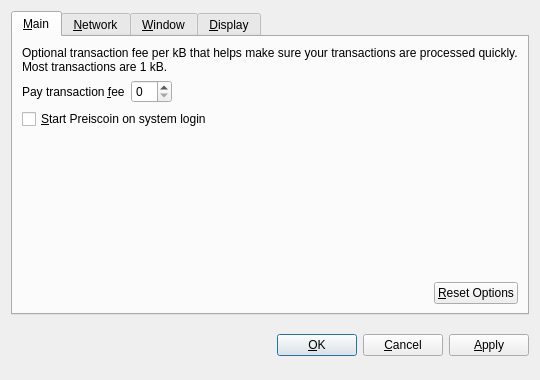
<?xml version="1.0" encoding="UTF-8"?>
<ui version="4.0">
 <class>OptionsDialog</class>
 <widget class="QDialog" name="OptionsDialog">
  <property name="geometry">
   <rect>
    <x>0</x>
    <y>0</y>
    <width>540</width>
    <height>380</height>
   </rect>
  </property>
  <property name="windowTitle">
   <string>Options</string>
  </property>
  <property name="modal">
   <bool>true</bool>
  </property>
  <layout class="QVBoxLayout" name="verticalLayout">
   <item>
    <widget class="QTabWidget" name="tabWidget">
     <property name="tabPosition">
      <enum>QTabWidget::North</enum>
     </property>
     <property name="currentIndex">
      <number>0</number>
     </property>
     <widget class="QWidget" name="tabMain">
      <attribute name="title">
       <string>&amp;Main</string>
      </attribute>
      <layout class="QVBoxLayout" name="verticalLayout_Main">
       <item>
        <widget class="QLabel" name="transactionFeeInfoLabel">
         <property name="text">
          <string>Optional transaction fee per kB that helps make sure your transactions are processed quickly. Most transactions are 1 kB.</string>
         </property>
         <property name="textFormat">
          <enum>Qt::PlainText</enum>
         </property>
         <property name="wordWrap">
          <bool>true</bool>
         </property>
        </widget>
       </item>
       <item>
        <layout class="QHBoxLayout" name="horizontalLayout_1_Main">
         <item>
          <widget class="QLabel" name="transactionFeeLabel">
           <property name="text">
            <string>Pay transaction &amp;fee</string>
           </property>
           <property name="textFormat">
            <enum>Qt::PlainText</enum>
           </property>
           <property name="buddy">
            <cstring>transactionFee</cstring>
           </property>
          </widget>
         </item>
         <item>
          <widget class="BitcoinAmountField" name="transactionFee"/>
         </item>
         <item>
          <spacer name="horizontalSpacer_1_Main">
           <property name="orientation">
            <enum>Qt::Horizontal</enum>
           </property>
           <property name="sizeHint" stdset="0">
            <size>
             <width>40</width>
             <height>20</height>
            </size>
           </property>
          </spacer>
         </item>
        </layout>
       </item>
       <item>
        <widget class="QCheckBox" name="bitcoinAtStartup">
         <property name="toolTip">
          <string>Automatically start Preiscoin after logging in to the system.</string>
         </property>
         <property name="text">
          <string>&amp;Start Preiscoin on system login</string>
         </property>
        </widget>
       </item>
       <item>
        <spacer name="verticalSpacer_Main">
         <property name="orientation">
          <enum>Qt::Vertical</enum>
         </property>
         <property name="sizeHint" stdset="0">
          <size>
           <width>20</width>
           <height>40</height>
          </size>
         </property>
        </spacer>
       </item>
       <item>
        <layout class="QHBoxLayout" name="horizontalLayout_2_Main">
         <item>
          <spacer name="horizontalSpacer_2_Main">
           <property name="orientation">
            <enum>Qt::Horizontal</enum>
           </property>
           <property name="sizeHint" stdset="0">
            <size>
             <width>40</width>
             <height>20</height>
            </size>
           </property>
          </spacer>
         </item>
         <item>
          <widget class="QPushButton" name="resetButton">
           <property name="toolTip">
            <string>Reset all client options to default.</string>
           </property>
           <property name="text">
            <string>&amp;Reset Options</string>
           </property>
           <property name="autoDefault">
            <bool>false</bool>
           </property>
          </widget>
         </item>
        </layout>
       </item>
      </layout>
     </widget>
     <widget class="QWidget" name="tabNetwork">
      <attribute name="title">
       <string>&amp;Network</string>
      </attribute>
      <layout class="QVBoxLayout" name="verticalLayout_Network">
       <item>
        <widget class="QCheckBox" name="mapPortUpnp">
         <property name="toolTip">
          <string>Automatically open the Preiscoin client port on the router. This only works when your router supports UPnP and it is enabled.</string>
         </property>
         <property name="text">
          <string>Map port using &amp;UPnP</string>
         </property>
        </widget>
       </item>
       <item>
        <widget class="QCheckBox" name="connectSocks">
         <property name="toolTip">
          <string>Connect to the Preiscoin network through a SOCKS proxy (e.g. when connecting through Tor).</string>
         </property>
         <property name="text">
          <string>&amp;Connect through SOCKS proxy:</string>
         </property>
        </widget>
       </item>
       <item>
        <layout class="QHBoxLayout" name="horizontalLayout_Network">
         <item>
          <widget class="QLabel" name="proxyIpLabel">
           <property name="text">
            <string>Proxy &amp;IP:</string>
           </property>
           <property name="textFormat">
            <enum>Qt::PlainText</enum>
           </property>
           <property name="buddy">
            <cstring>proxyIp</cstring>
           </property>
          </widget>
         </item>
         <item>
          <widget class="QValidatedLineEdit" name="proxyIp">
           <property name="maximumSize">
            <size>
             <width>140</width>
             <height>16777215</height>
            </size>
           </property>
           <property name="toolTip">
            <string>IP address of the proxy (e.g. 127.0.0.1)</string>
           </property>
          </widget>
         </item>
         <item>
          <widget class="QLabel" name="proxyPortLabel">
           <property name="text">
            <string>&amp;Port:</string>
           </property>
           <property name="textFormat">
            <enum>Qt::PlainText</enum>
           </property>
           <property name="buddy">
            <cstring>proxyPort</cstring>
           </property>
          </widget>
         </item>
         <item>
          <widget class="QLineEdit" name="proxyPort">
           <property name="maximumSize">
            <size>
             <width>55</width>
             <height>16777215</height>
            </size>
           </property>
           <property name="toolTip">
            <string>Port of the proxy (e.g. 9050)</string>
           </property>
          </widget>
         </item>
         <item>
          <widget class="QLabel" name="socksVersionLabel">
           <property name="text">
            <string>SOCKS &amp;Version:</string>
           </property>
           <property name="textFormat">
            <enum>Qt::PlainText</enum>
           </property>
           <property name="buddy">
            <cstring>socksVersion</cstring>
           </property>
          </widget>
         </item>
         <item>
          <widget class="QValueComboBox" name="socksVersion">
           <property name="toolTip">
            <string>SOCKS version of the proxy (e.g. 5)</string>
           </property>
          </widget>
         </item>
         <item>
          <spacer name="horizontalSpacer_Network">
           <property name="orientation">
            <enum>Qt::Horizontal</enum>
           </property>
           <property name="sizeHint" stdset="0">
            <size>
             <width>40</width>
             <height>20</height>
            </size>
           </property>
          </spacer>
         </item>
        </layout>
       </item>
       <item>
        <spacer name="verticalSpacer_Network">
         <property name="orientation">
          <enum>Qt::Vertical</enum>
         </property>
         <property name="sizeHint" stdset="0">
          <size>
           <width>20</width>
           <height>40</height>
          </size>
         </property>
        </spacer>
       </item>
      </layout>
     </widget>
     <widget class="QWidget" name="tabWindow">
      <attribute name="title">
       <string>&amp;Window</string>
      </attribute>
      <layout class="QVBoxLayout" name="verticalLayout_Window">
       <item>
        <widget class="QCheckBox" name="minimizeToTray">
         <property name="toolTip">
          <string>Show only a tray icon after minimizing the window.</string>
         </property>
         <property name="text">
          <string>&amp;Minimize to the tray instead of the taskbar</string>
         </property>
        </widget>
       </item>
       <item>
        <widget class="QCheckBox" name="minimizeOnClose">
         <property name="toolTip">
          <string>Minimize instead of exit the application when the window is closed. When this option is enabled, the application will be closed only after selecting Quit in the menu.</string>
         </property>
         <property name="text">
          <string>M&amp;inimize on close</string>
         </property>
        </widget>
       </item>
       <item>
        <spacer name="verticalSpacer_Window">
         <property name="orientation">
          <enum>Qt::Vertical</enum>
         </property>
         <property name="sizeHint" stdset="0">
          <size>
           <width>20</width>
           <height>40</height>
          </size>
         </property>
        </spacer>
       </item>
      </layout>
     </widget>
     <widget class="QWidget" name="tabDisplay">
      <attribute name="title">
       <string>&amp;Display</string>
      </attribute>
      <layout class="QVBoxLayout" name="verticalLayout_Display">
       <item>
        <layout class="QHBoxLayout" name="horizontalLayout_1_Display">
         <item>
          <widget class="QLabel" name="langLabel">
           <property name="text">
            <string>User Interface &amp;language:</string>
           </property>
           <property name="textFormat">
            <enum>Qt::PlainText</enum>
           </property>
           <property name="buddy">
            <cstring>lang</cstring>
           </property>
          </widget>
         </item>
         <item>
          <widget class="QValueComboBox" name="lang">
           <property name="toolTip">
            <string>The user interface language can be set here. This setting will take effect after restarting Preiscoin.</string>
           </property>
          </widget>
         </item>
        </layout>
       </item>
       <item>
        <layout class="QHBoxLayout" name="horizontalLayout_2_Display">
         <item>
          <widget class="QLabel" name="unitLabel">
           <property name="text">
            <string>&amp;Unit to show amounts in:</string>
           </property>
           <property name="textFormat">
            <enum>Qt::PlainText</enum>
           </property>
           <property name="buddy">
            <cstring>unit</cstring>
           </property>
          </widget>
         </item>
         <item>
          <widget class="QValueComboBox" name="unit">
           <property name="toolTip">
            <string>Choose the default subdivision unit to show in the interface and when sending coins.</string>
           </property>
          </widget>
         </item>
        </layout>
       </item>
       <item>
        <widget class="QCheckBox" name="displayAddresses">
         <property name="toolTip">
          <string>Whether to show Preiscoin addresses in the transaction list or not.</string>
         </property>
         <property name="text">
          <string>&amp;Display addresses in transaction list</string>
         </property>
        </widget>
       </item>
       <item>
        <widget class="QCheckBox" name="coinControlFeatures">
         <property name="toolTip">
          <string>Whether to show coin control features or not.</string>
         </property>
         <property name="text">
          <string>Display coin &amp;control features (experts only!)</string>
         </property>
        </widget>
       </item>
       <item>
        <spacer name="verticalSpacer_Display">
         <property name="orientation">
          <enum>Qt::Vertical</enum>
         </property>
         <property name="sizeHint" stdset="0">
          <size>
           <width>20</width>
           <height>40</height>
          </size>
         </property>
        </spacer>
       </item>
      </layout>
     </widget>
    </widget>
   </item>
   <item>
    <layout class="QHBoxLayout" name="horizontalLayout_Buttons">
     <item>
      <spacer name="horizontalSpacer_1">
       <property name="orientation">
        <enum>Qt::Horizontal</enum>
       </property>
       <property name="sizeHint" stdset="0">
        <size>
         <width>40</width>
         <height>48</height>
        </size>
       </property>
      </spacer>
     </item>
     <item>
      <widget class="QLabel" name="statusLabel">
       <property name="font">
        <font>
         <weight>75</weight>
         <bold>true</bold>
        </font>
       </property>
       <property name="text">
        <string/>
       </property>
       <property name="textFormat">
        <enum>Qt::PlainText</enum>
       </property>
       <property name="wordWrap">
        <bool>true</bool>
       </property>
      </widget>
     </item>
     <item>
      <spacer name="horizontalSpacer_2">
       <property name="orientation">
        <enum>Qt::Horizontal</enum>
       </property>
       <property name="sizeHint" stdset="0">
        <size>
         <width>40</width>
         <height>48</height>
        </size>
       </property>
      </spacer>
     </item>
     <item>
      <widget class="QPushButton" name="okButton">
       <property name="text">
        <string>&amp;OK</string>
       </property>
      </widget>
     </item>
     <item>
      <widget class="QPushButton" name="cancelButton">
       <property name="text">
        <string>&amp;Cancel</string>
       </property>
       <property name="autoDefault">
        <bool>false</bool>
       </property>
      </widget>
     </item>
     <item>
      <widget class="QPushButton" name="applyButton">
       <property name="text">
        <string>&amp;Apply</string>
       </property>
       <property name="autoDefault">
        <bool>false</bool>
       </property>
      </widget>
     </item>
    </layout>
   </item>
  </layout>
 </widget>
 <customwidgets>
  <customwidget>
   <class>BitcoinAmountField</class>
   <extends>QSpinBox</extends>
   <header>bitcoinamountfield.h</header>
  </customwidget>
  <customwidget>
   <class>QValueComboBox</class>
   <extends>QComboBox</extends>
   <header>qvaluecombobox.h</header>
  </customwidget>
  <customwidget>
   <class>QValidatedLineEdit</class>
   <extends>QLineEdit</extends>
   <header>qvalidatedlineedit.h</header>
  </customwidget>
 </customwidgets>
 <resources/>
 <connections/>
</ui>
